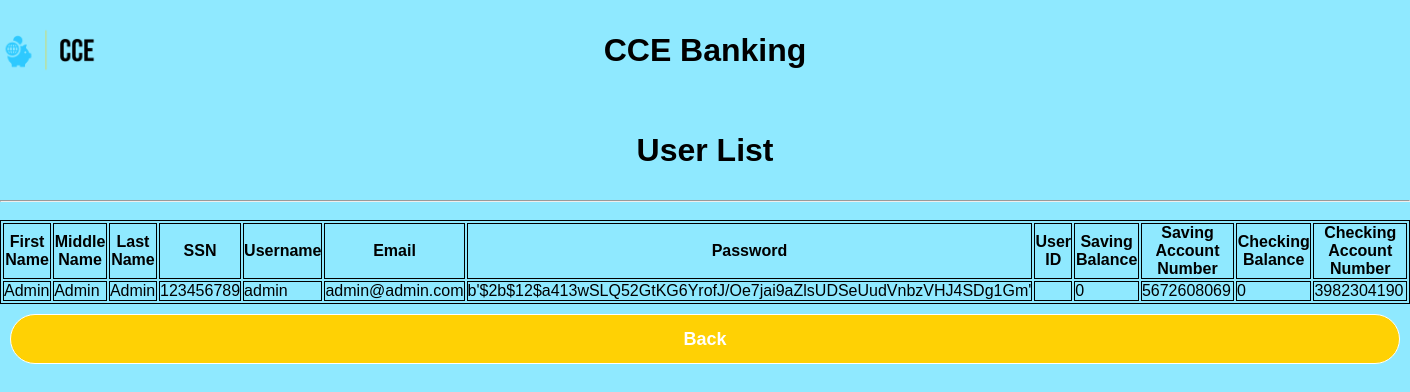
Page /user_list (signed in) on the committed database.
### app.py (models this page shows, shortened)
class users(UserMixin, db.Model):
    id = db.Column(db.Integer, primary_key=True)
    first_name = db.Column(db.String(100))
    middle_name = db.Column(db.String(100))
    last_name = db.Column(db.String(100))
    ssn = db.Column(db.String(9))
    username = db.Column(db.String(100))
    email = db.Column(db.String(100))
    hash = db.Column(db.String(100))
    uid = db.Column(db.String(10))
    saving_balance = db.Column(db.String(10))
    saving_acc_no = db.Column(db.String(10))
    checking_balance = db.Column(db.String(10))
    checking_acc_no = db.Column(db.String(10))
    otp_secret = db.Column(db.String(16))
    @login_manager.user_loader
    def load_user(uid):
        return users.query.get(uid)

### app.py (the view)
@app.route("/user_list")
def user_list():
    try:
        if session["username"] == "admin":
            return render_template("user_list.html", values=users.query.all())
        else:
            flash("You have to be admin to view this list!")
            return redirect(url_for("home"))
    except:
            flash("You have to be admin to view this list!")
            return redirect(url_for("home"))

### templates/user_list.html (shortened to what this page needs)
{% extends 'base.html' %}
{% block body %}
<h1>User List</h1><hr><br>
<table>
    <tr>
        <th>First Name</th>
        <th>Middle Name</th>
        <th>Last Name</th>
        <th>SSN</th>
        <th>Username</th>
        <th>Email</th>
        <th>Password</th>
        <th>User ID</th>
        <th>Saving Balance</th>
        <th>Saving Account Number</th>
        <th>Checking Balance</th>
        <th>Checking Account Number</th>
    </tr>
    {% for item in values %}
        <tr>
            <td>{{item.first_name}}</td>
            <td>{{item.middle_name}}</td>
            <td>{{item.last_name}}</td>
            <td>{{item.ssn}}</td>
            <td>{{item.username}}</td>
            <td>{{item.email}}</td>
            <td>{{item.hash}}</td>
            <td>{{item.user_id}}</td>
            <td>{{item.saving_balance}}</td>
            <td>{{item.saving_acc_no}}</td>
            <td>{{item.checking_balance}}</td>
            <td>{{item.checking_acc_no}}</td>
        </tr>
    {% endfor %}
</table>
<form action="/">
    <p><input type="submit" name="home" value="Back" /></p>
</form>
{% endblock %}

### templates/base.html (shortened to what this page needs)
<!DOCTYPE html>
<html>
<head>
    <link rel="stylesheet" href="../static/style.css">
</head>
<body style="background-color:#8fe9ff;">
    <div id = "logo">
        <a href="{{ url_for('home') }}"><img src="/static/images/CCE.png" alt="CCE" style="width:100px;height:100px;"></a>
    </div>
    <h1>CCE Banking</h1>
    {% block body %} {% endblock %}
</body>
</html>

### static/style.css (style rules this page uses)
table, th, td { border:1px solid black; }
a { text-decoration: none; }
* { margin: 0; padding: 0; box-sizing: border-box; font-family: "Poppins", sans-serif; }
input[type="submit"] { width: 100%; height: 50px; border: 1px solid; margin: 0px 0; background: #ffd104; border-radius: 25px; font-size: 18px; color: white; font-weight: 700; cursor: pointer; outline: none; }
html { font-family: sans-serif; }
body { margin: 0; padding: 0; background: white; height: 100vh; overflow: hidden; }
p { text-align: center; padding: 10px; }
h1 { padding: 0px; text-align: center; color: black; line-height: 100px; margin: 0; }
#logo { position:fixed; top:0; left:0; }

### rows in the picture
users: first_name "Admin", middle_name "Admin", last_name "Admin", ssn "123456789", username "admin", email "admin@admin.com", hash "b'$2b$12$a413wSLQ52GtKG6YrofJ/Oe7jai9aZlsUDSeUudVnbzVHJ4SDg1Gm'", saving_balance "0", saving_acc_no "5672608069", checking_balance "0", checking_acc_no "3982304190"
